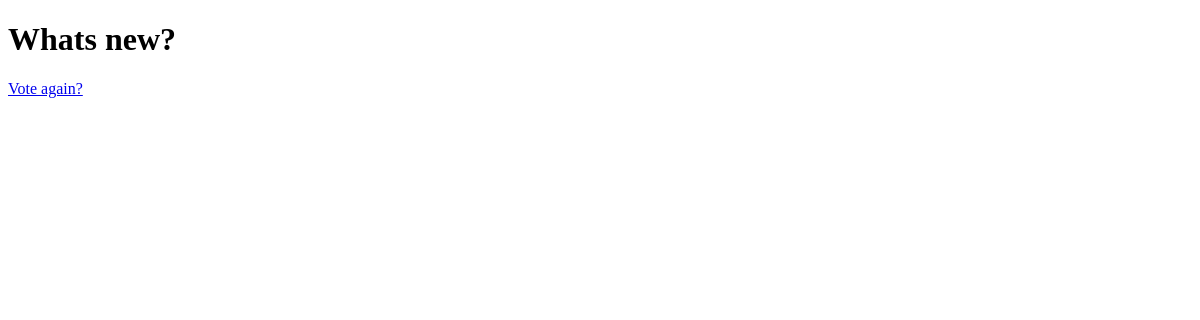
/polls/1/results/, run on an earlier commit of the app's database.
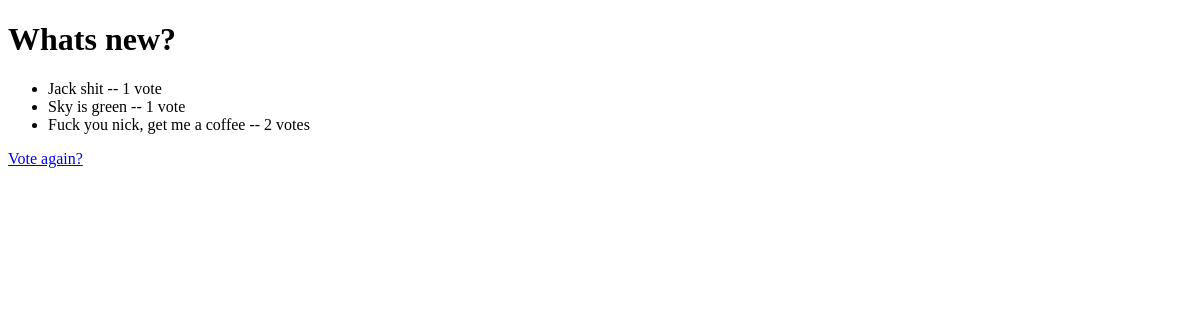
And on a later commit of the database.
### polls/models.py (models this page shows, shortened)
class Question(models.Model):
    question_text = models.CharField(max_length=200)
    pub_date = models.DateTimeField('date published')

class Choice(models.Model):
    question = models.ForeignKey(Question, on_delete=models.CASCADE)
    choice_text = models.CharField(max_length=200)
    votes = models.IntegerField(default=0)

### polls/views.py (the view)
# urls.py: url(r'^(?P<pk>[0-9]+)/results/$', views.ResultsView.as_view(), name='results'),
class ResultsView(generic.DetailView):
    model = Question
    template_name = 'polls/results.html'

### polls/templates/polls/results.html (shortened to what this page needs)
<!DOCTYPE html>
<html lang="en">
<head>
</head>
<body>
<h1>{{ question.question_text }}</h1>
<ul>
{% for choice in question.choice_set.all %}
    <li>{{ choice.choice_text }} -- {{ choice.votes }} vote{{ choice.votes|pluralize }}</li>
{% endfor %}
</ul>
<a href="{% url 'polls:detail' question.id %}">Vote again?</a>
</body>
</html>

What changed in the data, as far as the page shows it:
added Choice: choice_text "Jack shit", votes "1"
added Choice: choice_text "Sky is green", votes "1"
added Choice: choice_text "Fuck you nick, get me a coffee", votes "2"
